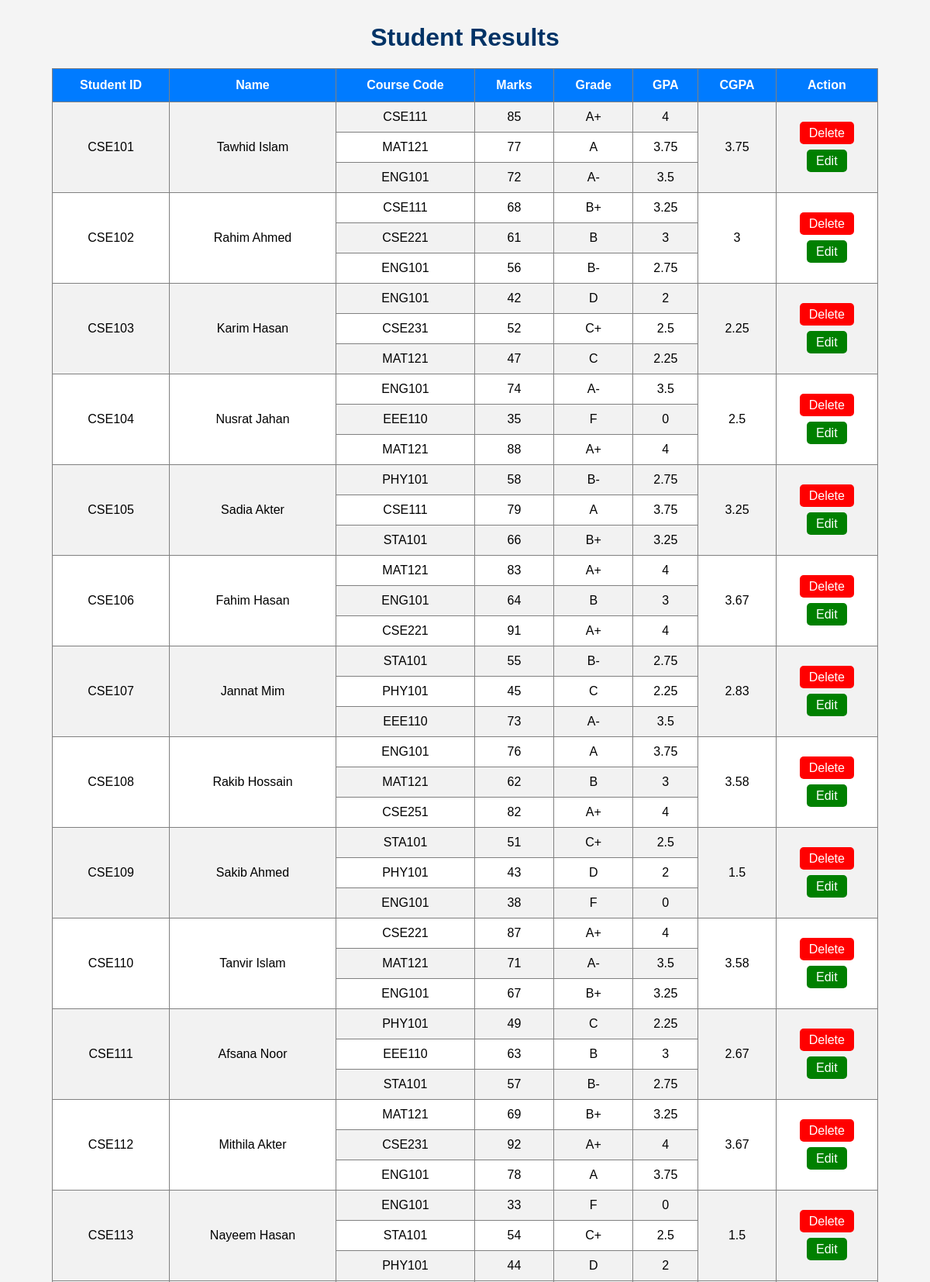
The app's page /teacher_view_result.php (upper part) with its own data.
### tables this page shows
CREATE TABLE marks (
    id INT AUTO_INCREMENT PRIMARY KEY,
    student_id VARCHAR(20),
    course_code VARCHAR(20),
    marks DOUBLE,
    grade VARCHAR(5),
    gpa DOUBLE
);

CREATE TABLE student (
    id INT AUTO_INCREMENT PRIMARY KEY,
    student_id VARCHAR(20) UNIQUE,
    name VARCHAR(100),
    department VARCHAR(50),
    semester VARCHAR(20)
);

### teacher_view_result.php (the view, shortened to what this page needs)
<?php
include("db.php");
$query = "
SELECT
marks.id,
marks.student_id,
student.name,
marks.course_code,
marks.marks,
marks.grade,
marks.gpa
FROM marks
JOIN student
ON marks.student_id = student.student_id
ORDER BY marks.student_id
";
$result = mysqli_query($conn, $query);
?>
<!DOCTYPE html>
<html>
<head>
</head>
<body>
<h1>Student Results</h1>
<table border="1">
<tr>
<th>Student ID</th>
<th>Name</th>
<th>Course Code</th>
<th>Marks</th>
<th>Grade</th>
<th>GPA</th>
<th>CGPA</th>
<th>Action</th>
</tr>
<?php
$current_student = "";
mysqli_data_seek($result,0);
while($row = mysqli_fetch_assoc($result))
{
if($current_student != $row['student_id'])
{
$current_student = $row['student_id'];
$cgpa_query = "
SELECT AVG(gpa) as cgpa
FROM marks
WHERE student_id = '$current_student'
";
$cgpa_result = mysqli_query($conn,$cgpa_query);
$cgpa_row = mysqli_fetch_assoc($cgpa_result);
$cgpa = round($cgpa_row['cgpa'],2);
$count_query = "
SELECT COUNT(*) as total
FROM marks
WHERE student_id = '$current_student'
";
$count_result = mysqli_query($conn,$count_query);
$count_row = mysqli_fetch_assoc($count_result);
$rowspan = $count_row['total'];
$first = true;
}
?>
<tr>
<?php if($first){ ?>
<td rowspan="<?php echo $rowspan; ?>">
<?php echo $row['student_id']; ?>
</td>
<td rowspan="<?php echo $rowspan; ?>">
<?php echo $row['name']; ?>
</td>
<?php } ?>
<td><?php echo $row['course_code']; ?></td>
<td><?php echo $row['marks']; ?></td>
<td><?php echo $row['grade']; ?></td>
<td><?php echo $row['gpa']; ?></td>
<?php if($first){ ?>
<td rowspan="<?php echo $rowspan; ?>">
<?php echo $cgpa; ?>
</td>
<td rowspan="<?php echo $rowspan; ?>">
<a class="btn-delete"
href="delete_result.php?id=<?php echo $row['id']; ?>">
Delete
</a>
<br><br>
<a class="btn-edit"
href="edit_result.php?id=<?php echo $row['id']; ?>">
Edit
</a>
</td>
<?php } ?>
</tr>
<?php
$first = false;
}
?>
</table>
</body>
</html>

### teacher_view_result.php (style rules this page uses)
body { font-family:Arial; background:#f4f4f4; }
h1 { text-align:center; margin-top:30px; color:#003366; }
table { width:90%; margin:auto; border-collapse:collapse; background:white; }
th { background:#007bff; color:white; padding:12px; }
td { padding:10px; text-align:center; }
tr:nth-child(even) { background:#f2f2f2; }
.btn-delete { background:red; color:white; padding:6px 12px; text-decoration:none; border-radius:5px; }
.btn-edit { background:green; color:white; padding:6px 12px; text-decoration:none; border-radius:5px; }

### records on screen
marks: student "CSE101", student.name "Tawhid Islam", course_code "CSE111", marks "85", grade "A+", gpa "4", cgpa "3.75"
marks: course_code "MAT121", marks "77", grade "A", gpa "3.75"
marks: course_code "ENG101", marks "72", grade "A-", gpa "3.5"
marks: student "CSE102", student.name "Rahim Ahmed", course_code "CSE111", marks "68", grade "B+", gpa "3.25", cgpa "3"
marks: course_code "CSE221", marks "61", grade "B", gpa "3"
marks: course_code "ENG101", marks "56", grade "B-", gpa "2.75"
marks: student "CSE103", student.name "Karim Hasan", course_code "ENG101", marks "42", grade "D", gpa "2", cgpa "2.25"
marks: course_code "CSE231", marks "52", grade "C+", gpa "2.5"
marks: course_code "MAT121", marks "47", grade "C", gpa "2.25"
marks: student "CSE104", student.name "Nusrat Jahan", course_code "ENG101", marks "74", grade "A-", gpa "3.5", cgpa "2.5"
marks: course_code "EEE110", marks "35", grade "F", gpa "0"
marks: course_code "MAT121", marks "88", grade "A+", gpa "4"
marks: student "CSE105", student.name "Sadia Akter", course_code "PHY101", marks "58", grade "B-", gpa "2.75", cgpa "3.25"
marks: course_code "CSE111", marks "79", grade "A", gpa "3.75"
marks: course_code "STA101", marks "66", grade "B+", gpa "3.25"
marks: student "CSE106", student.name "Fahim Hasan", course_code "MAT121", marks "83", grade "A+", gpa "4", cgpa "3.67"
marks: course_code "ENG101", marks "64", grade "B", gpa "3"
marks: course_code "CSE221", marks "91", grade "A+", gpa "4"
marks: student "CSE107", student.name "Jannat Mim", course_code "STA101", marks "55", grade "B-", gpa "2.75", cgpa "2.83"
marks: course_code "PHY101", marks "45", grade "C", gpa "2.25"
marks: course_code "EEE110", marks "73", grade "A-", gpa "3.5"
marks: student "CSE108", student.name "Rakib Hossain", course_code "ENG101", marks "76", grade "A", gpa "3.75", cgpa "3.58"
marks: course_code "MAT121", marks "62", grade "B", gpa "3"
marks: course_code "CSE251", marks "82", grade "A+", gpa "4"
marks: student "CSE109", student.name "Sakib Ahmed", course_code "STA101", marks "51", grade "C+", gpa "2.5", cgpa "1.5"
marks: course_code "PHY101", marks "43", grade "D", gpa "2"
marks: course_code "ENG101", marks "38", grade "F", gpa "0"
marks: student "CSE110", student.name "Tanvir Islam", course_code "CSE221", marks "87", grade "A+", gpa "4", cgpa "3.58"
marks: course_code "MAT121", marks "71", grade "A-", gpa "3.5"
marks: course_code "ENG101", marks "67", grade "B+", gpa "3.25"
marks: student "CSE111", student.name "Afsana Noor", course_code "PHY101", marks "49", grade "C", gpa "2.25", cgpa "2.67"
marks: course_code "EEE110", marks "63", grade "B", gpa "3"
marks: course_code "STA101", marks "57", grade "B-", gpa "2.75"
marks: student "CSE112", student.name "Mithila Akter", course_code "MAT121", marks "69", grade "B+", gpa "3.25", cgpa "3.67"
marks: course_code "CSE231", marks "92", grade "A+", gpa "4"
marks: course_code "ENG101", marks "78", grade "A", gpa "3.75"
marks: student "CSE113", student.name "Nayeem Hasan", course_code "ENG101", marks "33", grade "F", gpa "0", cgpa "1.5"
marks: course_code "STA101", marks "54", grade "C+", gpa "2.5"
marks: course_code "PHY101", marks "44", grade "D", gpa "2"
